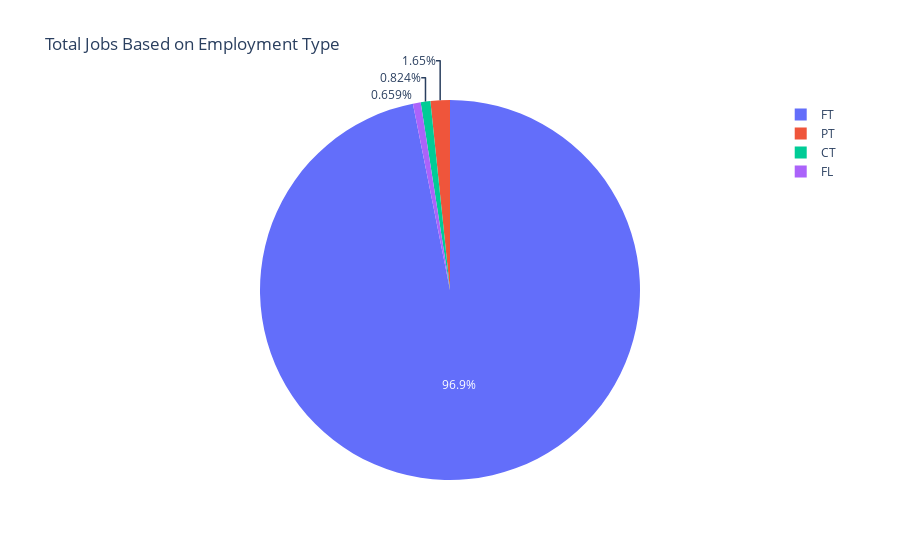

Notebook code cell kept with this figure:
### Code cell
# View total jobs based on Employment
best = data.groupby('employment_type',as_index=False)['salary_in_usd'].count().sort_values(by='salary_in_usd',ascending=False)
fig = px.pie(best ,names='employment_type',values='salary_in_usd',title='Total Jobs Based on Employment Type')
fig.show()

### Figure 1 — Plotly figure (JSON) as saved in the notebook; plotly's stock layout.template omitted (floating-point values rounded to 4 significant figures)
{"data": [{"domain": {"x": [0, 1], "y": [0, 1]}, "hovertemplate": "employment_type=%{label}<br>salary_in_usd=%{value}<extra></extra>", "labels": ["FT", "PT", "CT", "FL"], "legendgroup": "", "name": "", "showlegend": true, "type": "pie", "values": [588, 10, 5, 4]}], "layout": {"legend": {"tracegroupgap": 0}, "title": {"text": "Total Jobs Based on Employment Type"}}}
